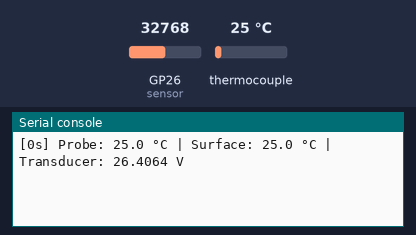
Bench run of a program on a simulated Raspberry Pi Pico running CircuitPython. Shown: the last lines printed to the serial console. The inputs (shaded band) are chosen by the test bench; at power-on: thermocouple 25 °C, GP26 (sensor) = 32768 (analog values on the 0–65535 scale). The clock reads 2024-03-15 10:24:30 at power-on unless the program sets it.

Above: at 1.2 s.
1.3 s: thermocouple set to 6 °C
At 2.6 s:
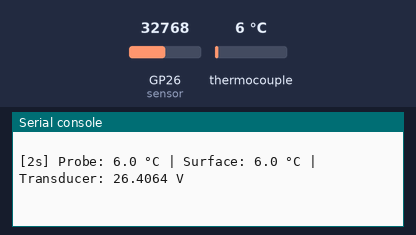
2.8 s: GP26 (sensor) set to 45874
At 4.2 s:
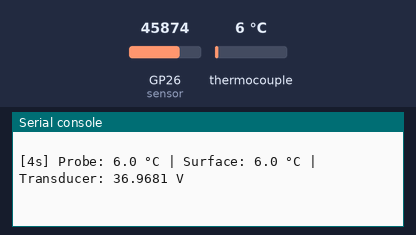
4.3 s: thermocouple set to 75 °C
5.8 s: GP26 (sensor) set to 57670
At 7.5 s:
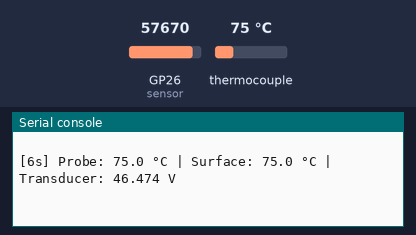
Timing chart, 0 to 8.3 s (numbered marks = the images above; inputs shaded):
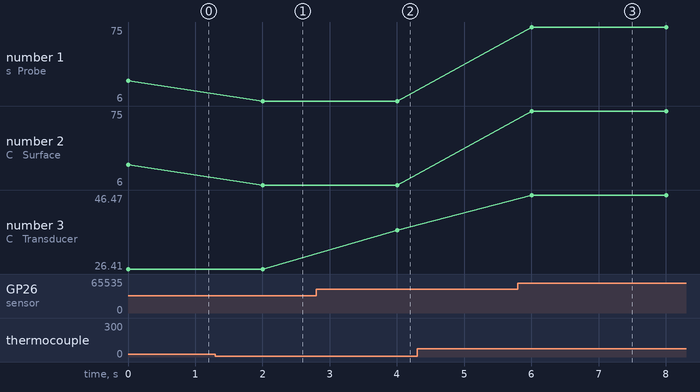

Measured:
- after the input at 1.3 s, the serial console: prints a new line after 0.70 s (image 1)
- after the input at 2.8 s, the serial console: prints a new line after 1.2 s (image 2)
- after the input at 5.8 s, the serial console: prints a new line after 0.20 s (image 3)
- plotted number 1: 25 → 6 after the input at 1.3 s
- plotted number 2: 25 → 6 after the input at 1.3 s
- plotted number 3: 26.41 → 36.97 after the input at 2.8 s, 36.97 → 46.47 after the input at 5.8 s

The program:

thermocouplevoltage.py
```python
import busio
import board
import digitalio
import adafruit_max31856
import time
import analogio

# SPI pins
SCK = board.GP18
MOSI = board.GP19
MISO = board.GP16

# Chip Select pins
CS1 = board.GP7
CS2 = board.GP3

# Create SPI bus (shared)
spi = busio.SPI(clock=SCK, MOSI=MOSI, MISO=MISO)

# Setup CS pins
cs1 = digitalio.DigitalInOut(CS1)
cs1.direction = digitalio.Direction.OUTPUT

cs2 = digitalio.DigitalInOut(CS2)
cs2.direction = digitalio.Direction.OUTPUT

# Create thermocouple objects
thermo1 = adafruit_max31856.MAX31856(spi, cs1)
thermo2 = adafruit_max31856.MAX31856(spi, cs2)

sensor = analogio.AnalogIn(board.A0)

# returns 16 bit value from 0 - 65535

start_time = time.time()

while True:
    try:
        temp1 = thermo1.temperature
    except Exception as e:
        temp1 = f"Error: {e}"

    try:
        temp2 = thermo2.temperature
    except Exception as e:
        temp2 = f"Error: {e}"

    try:
        sensor_level = sensor.value
    # converts bit values to voltage with Vref = 3.3 V
        volts = (sensor_level/4095)*(3.3)
    except Exception as e:
        volts = f"Error: {e}"

    elapsed = int(time.time() - start_time)


    print(f"[{elapsed}s] Probe: {temp1} °C | Surface: {temp2} °C | Transducer: {volts} V\n")

    time.sleep(2)
```
